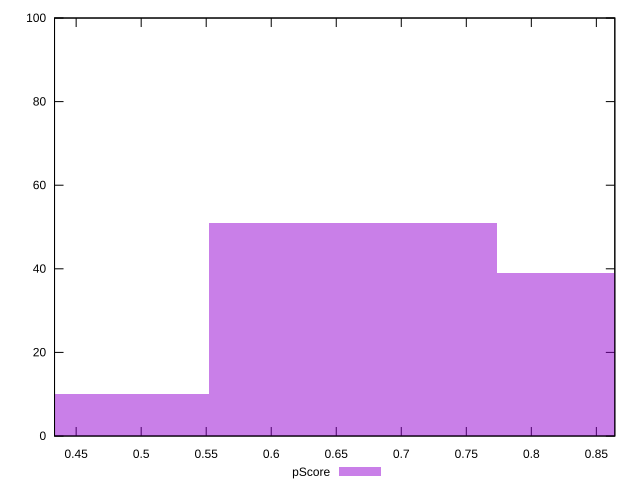

Write gnuplot code to recreate this figure.
reset

$pScore <<EOF
0.6628841185601264 51
0.44192274570675094 10
0.8838454914135019 39
EOF

set key outside below
set boxwidth 0.22096137285337547
set xrange [0.43337270366225433:0.8642062140396136]
set yrange [0:100]
set trange [0:100]
set style fill transparent solid 0.5 noborder
set terminal svg size 640, 490 enhanced background rgb 'white'
set output "report_00015_2021-02-09T16-11-33.973Z/first-meaningful-paint/samples/pages/pScore/histogram.svg"

plot $pScore title "pScore" with boxes

reset
